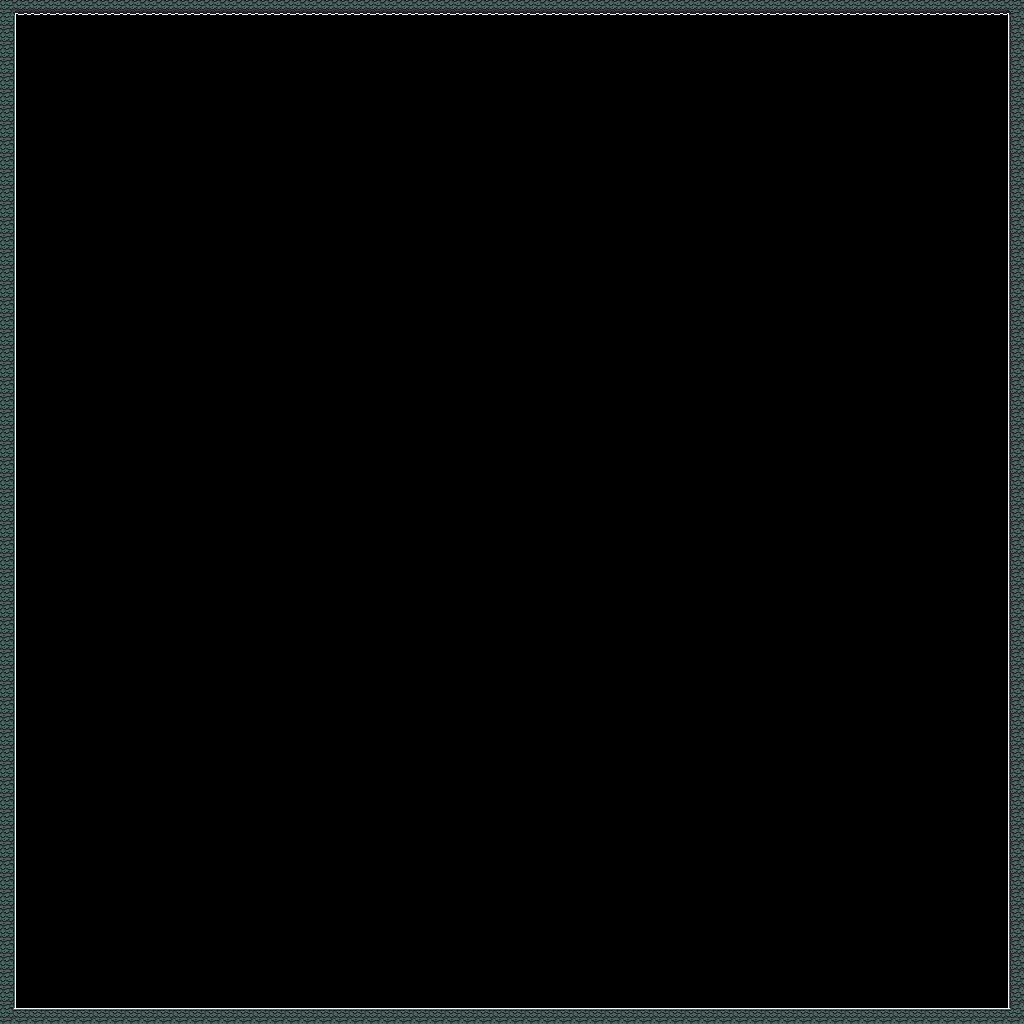

A level layout from a 2D game, rendered from its tile map. Below: a short description, then the map file with tile-grid data replaced by summaries:
An orthogonal 64x64 tile map with 16x16 px tiles, 11 tile layers (Background, BG3, Background2, Collision, ...), 2 tilesets.

<map version="1.2" tiledversion="1.2.0" orientation="orthogonal" renderorder="right-down" width="64" height="64" tilewidth="16" tileheight="16" infinite="0" nextlayerid="23" nextobjectid="1">
 <tileset firstgid="1" source="../blue_castle_tiles.tsx" />
 <tileset firstgid="257" source="../green_ruins_tiles.tsx" />
 <layer id="12" name="Background" width="64" height="64">
  <data>[4096 cells, 4096 non-empty, 1 distinct tile ids]</data>
 </layer>
 <layer id="13" name="BG3" width="64" height="64">
  <data>[4096 cells, 0 non-empty, 0 distinct tile ids]</data>
 </layer>
 <layer id="14" name="Background2" width="64" height="64">
  <data>[4096 cells, 0 non-empty, 0 distinct tile ids]</data>
 </layer>
 <layer id="15" name="Collision" width="64" height="64">
  <properties>
   <property name="unity:layer" value="Collision" />
  </properties>
  <data>[4096 cells, 252 non-empty, 8 distinct tile ids]</data>
 </layer>
 <layer id="16" name="CollisionSpikes" width="64" height="64">
  <data>[4096 cells, 0 non-empty, 0 distinct tile ids]</data>
 </layer>
 <layer id="17" name="Lights1" width="64" height="64">
  <data>[4096 cells, 0 non-empty, 0 distinct tile ids]</data>
 </layer>
 <layer id="18" name="Lights2" width="64" height="64">
  <data>[4096 cells, 0 non-empty, 0 distinct tile ids]</data>
 </layer>
 <layer id="19" name="Hidden" width="64" height="64">
  <properties>
   <property name="unity:sortingLayerName" value="Foreground" />
  </properties>
  <data>[4096 cells, 0 non-empty, 0 distinct tile ids]</data>
 </layer>
 <layer id="20" name="Platforms" width="64" height="64">
  <properties>
   <property name="unity:layer" value="Platform" />
  </properties>
  <data>[4096 cells, 0 non-empty, 0 distinct tile ids]</data>
 </layer>
 <layer id="21" name="Platforms2" width="64" height="64">
  <properties>
   <property name="unity:layer" value="Platform" />
  </properties>
  <data>[4096 cells, 0 non-empty, 0 distinct tile ids]</data>
 </layer>
 <layer id="22" name="Foreground" width="64" height="64">
  <properties>
   <property name="unity:sortingLayerName" value="Foreground" />
  </properties>
  <data>[4096 cells, 0 non-empty, 0 distinct tile ids]</data>
 </layer>
</map>
